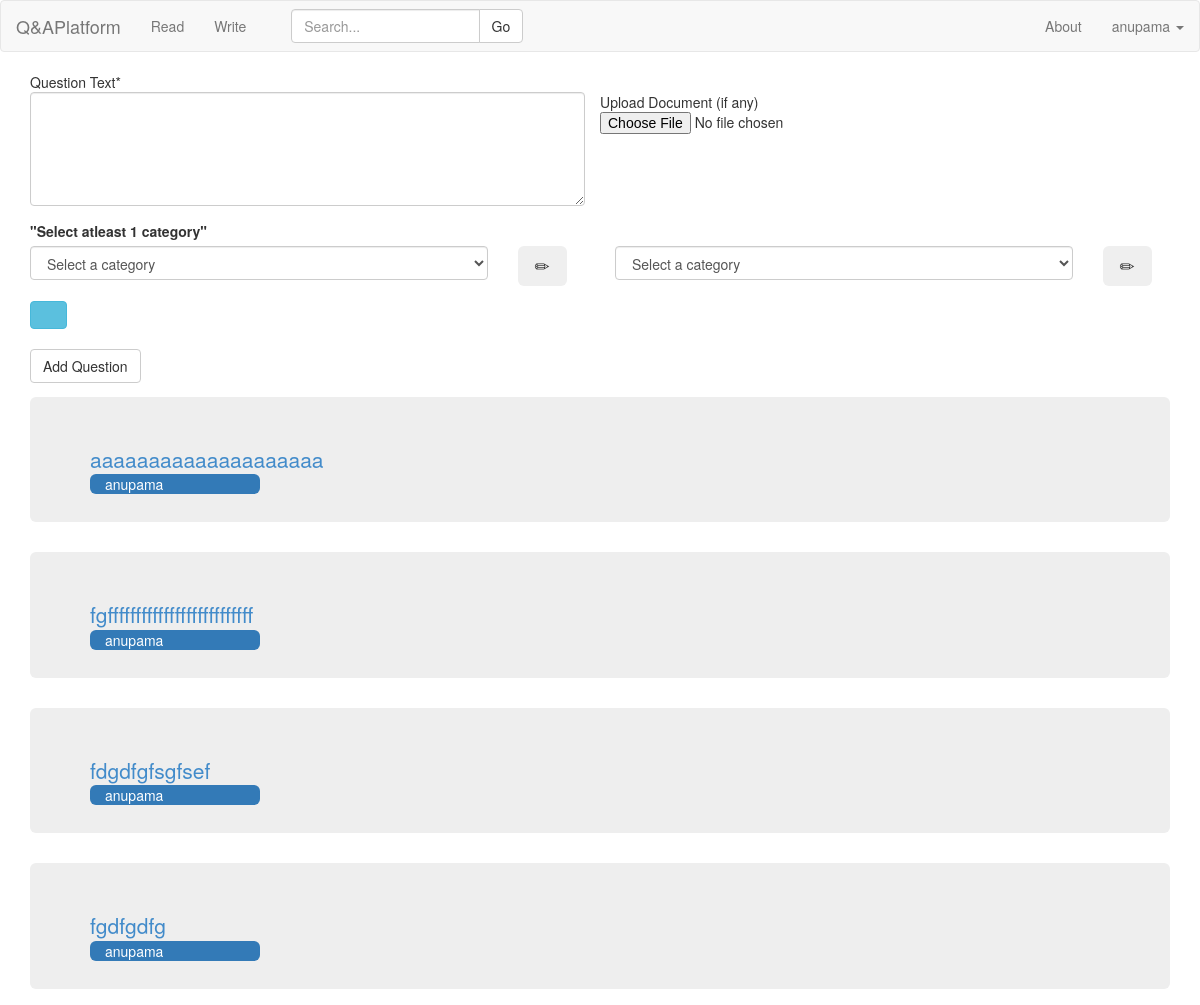
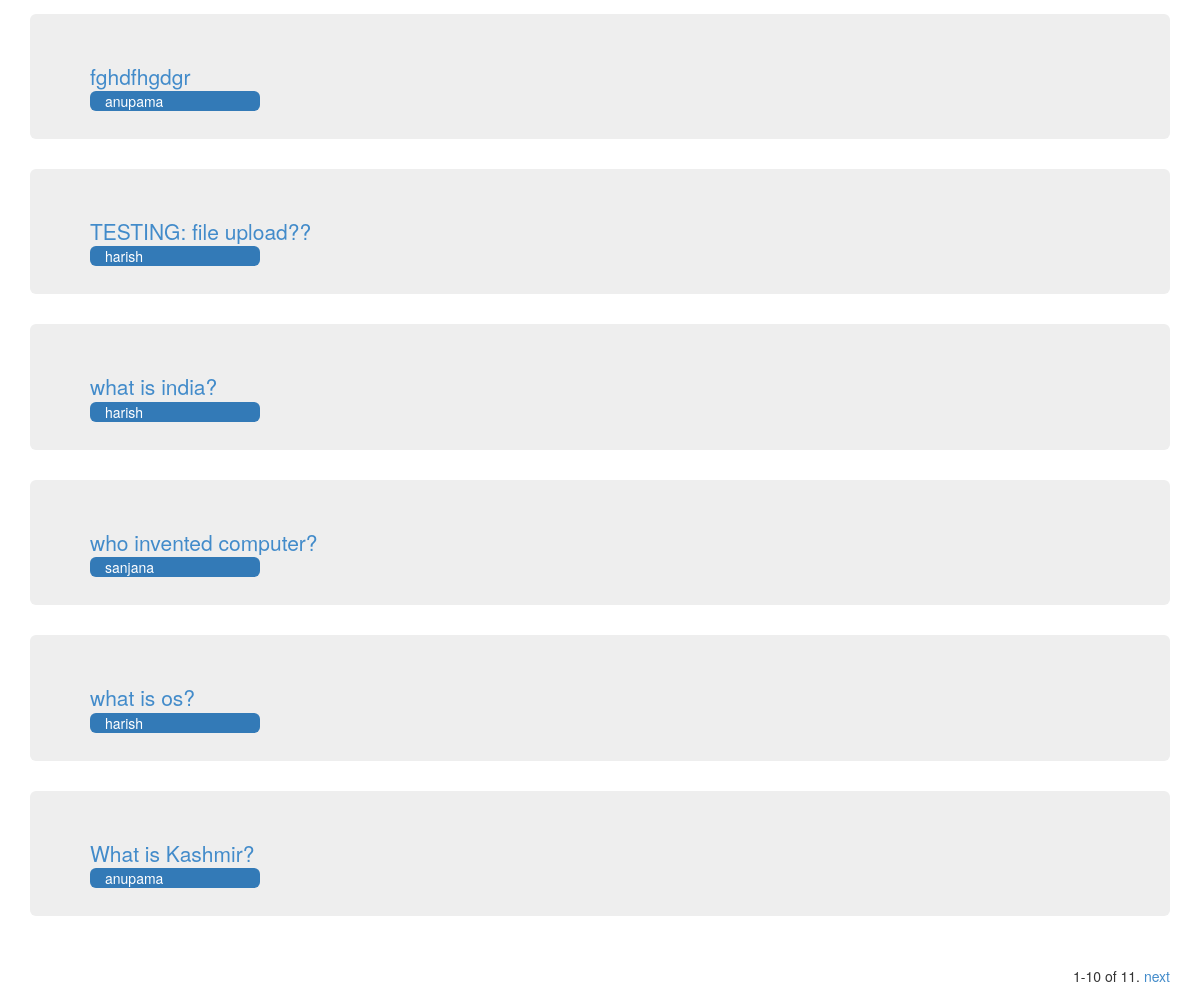
Before: /write/ (signed in) with the older database file (2 pictures, top to bottom).
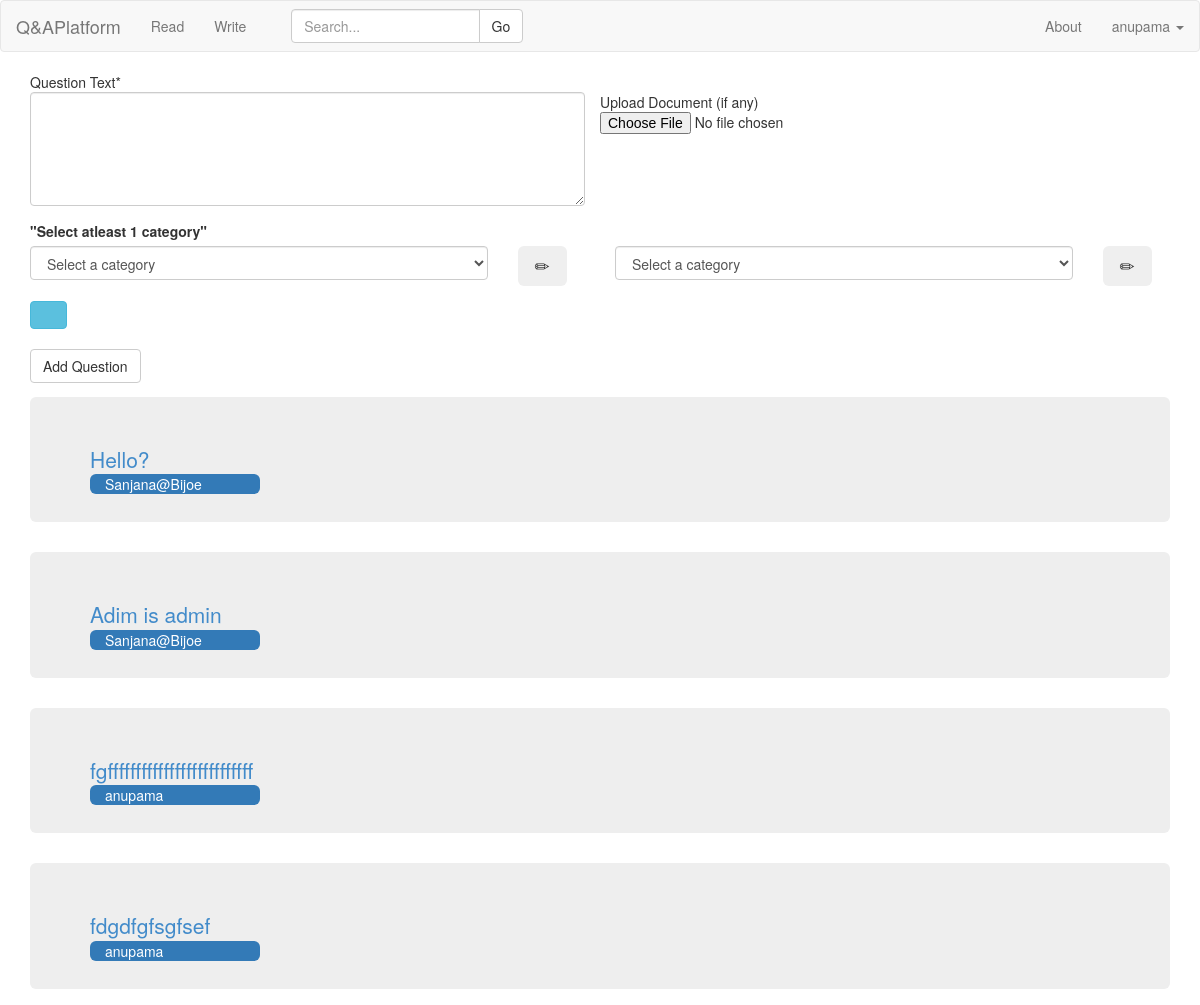
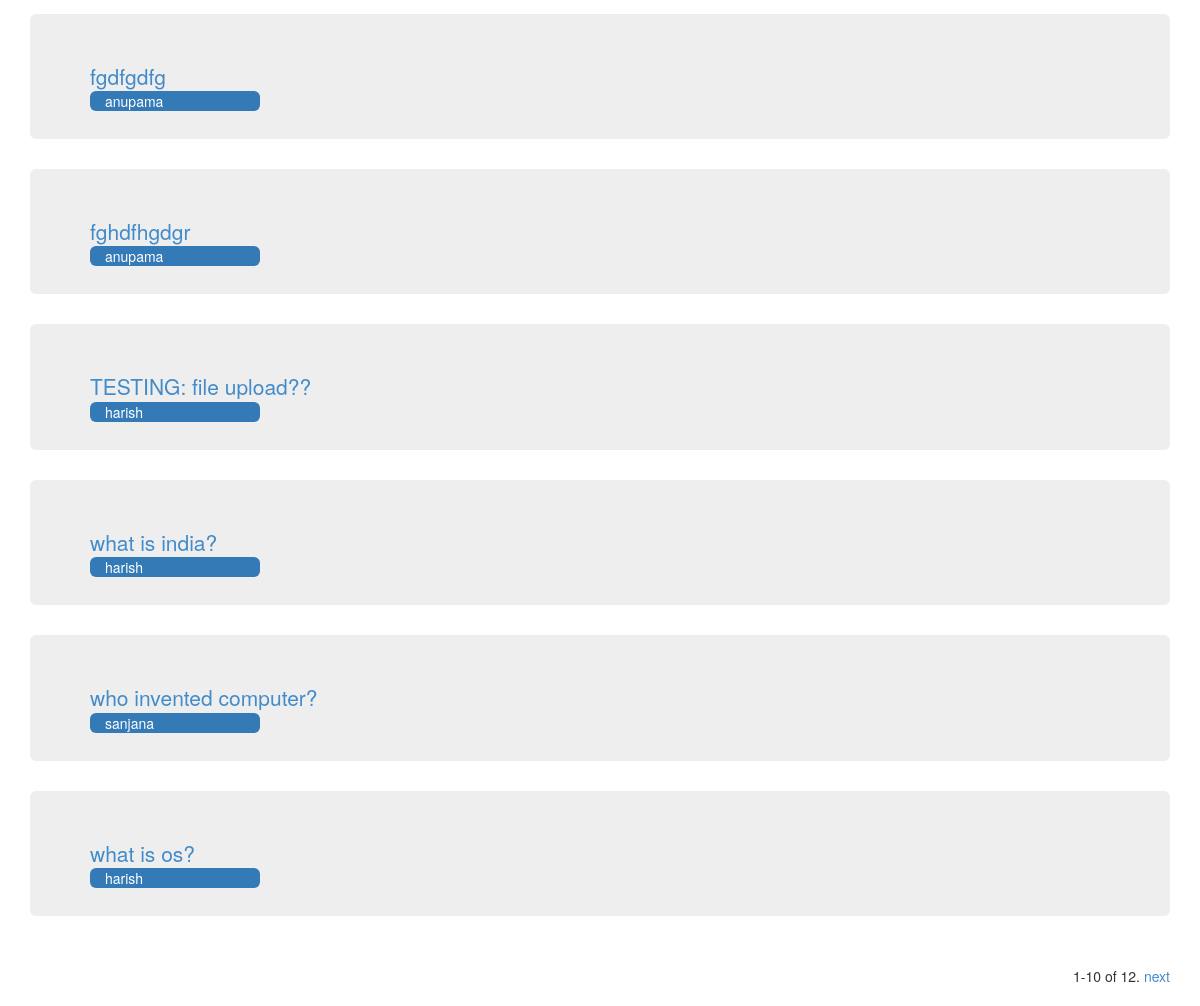
After: the same page with the newer database file (2 pictures, top to bottom).
### QA/models.py (models this page shows, shortened)
class Question(models.Model):
	question_text = models.TextField(blank=False,null=True)
	follow = models.IntegerField(default=0)
	author = models.ForeignKey(Customuser)
	upload = models.FileField(upload_to='uploads/%Y/%m/%d/',blank=True,null=True) #if null is true then NULL is set if no value
	timestamp = models.DateTimeField(auto_now_add=True, auto_now=False)# but in forms, set blank=True,form can be left.
	updated = models.DateTimeField(auto_now_add=False, auto_now=True)
	category1 = models.ForeignKey(Categories,blank=True,null=True,related_name='category1')
	category2 = models.ForeignKey(Categories,blank=True,null=True,related_name='category2')
	category3 = models.ForeignKey(Categories,blank=True,null=True,related_name='category3')
	category4 = models.ForeignKey(Categories,blank=True,null=True,related_name='category4')
	class Meta:
		ordering = ['follow','-timestamp']

### QA/views.py (the view)
# urls.py: url(r'^write/$',QA.views.listquestions, name='write'),
@login_required
def listquestions(request):
	if request.user.is_superuser:
		return HttpResponseRedirect('/accounts/login')
	category_object = []
	if request.method == 'POST':
		print request.POST
		if request.POST.get("submit","") == "Create Category":
			category = request.POST.get("newcategory","")
			if not Categories.objects.filter(categories = category).exists():
				Categories(categories = category).save()
				category = Categories.objects.get(categories = category)
				return JsonResponse({"category":category.categories,"cid":category.pk}, content_type ="application/json")
			else:
				category = 0
				return HttpResponse({category}, content_type ="application/text")
		form = add_Question_Form(request.POST,request.FILES,)
		category1 = request.POST.get("category1","") ## Dangerous
		category2 = request.POST.get("category2","")
		category3 = request.POST.get("category3","")
		category4 = request.POST.get("category4","")
		for i in {category1,category2,category3,category4}:
			if Categories.objects.filter(categories = i).exists():
				category_object.append(Categories.objects.get(categories = i))
			else:
				C = Categories(categories = i).save()
				category_object.append(C)
		category_object.append(None)
		category_object.append(None)
		category_object.append(None)
		category_object.append(None)
		category_object.append(None)
		form.category1 = category_object[0]
		form.category2 = category_object[1]
		form.category3 = category_object[2]
		form.category4 = category_object[3]
		form.category5 = category_object[4]
		print "the form validity",form.is_valid
		if form.is_valid():
			f = form.save(commit=False)
			f.author=Customuser.objects.get(username=request.user.username)
			f.save()
		return HttpResponseRedirect('/write')
	else:
		form = add_Question_Form()
	qn_list = Question.objects.all()
	qn_count = Question.objects.all().count()
	c = Categories.objects.all()  #change
	MaxQns = 10
	paginator = Paginator(qn_list, MaxQns) # Show MaxQns contacts per page
	page = request.GET.get('page')
	try:
		qns = paginator.page(page)
	except PageNotAnInteger:
		qns = paginator.page(1)
	except EmptyPage:
		qns = paginator.page(paginator.num_pages)
	n1 = (qns.number-1)*MaxQns + 1
	n2 = qns.number*MaxQns
	if n2 > qn_count:
		n2 = qn_count
	context = {
		"list":qns,
		"form":form,
		"categorylist":c,
		"qn_count":qn_count,
		"n1":n1,"n2":n2,
	}
	return render(request,"write.html",context)

### QA/forms.py (shortened to what this page needs)
class add_Question_Form(forms.ModelForm): # just a regular form
    question_text = forms.CharField(label=_("question_text"),
        widget=forms.Textarea({'cols': '40', 'rows': '5'}))
    class Meta:
        model = Question
        fields = ['question_text',  'upload',
        'category1','category2',
        'category3','category4']

### QA/models.py (called while the page is built)
	def __unicode__(self):
		return self.categories

	def __str__(self):
		return self.username

### broadcasts/context_processors.py (called while the page is built)
def broadcast_message(request):
    return {"broadcast_message": BroadcastMessage.objects.latest()}

### broadcasts/managers.py (called while the page is built)
    def active(self):
        return super(BroadcastManager, self).filter(is_published=True)

    def current(self):
        return self.active().filter(end_time__gte=datetime.now()).filter(
            Q(Q(start_time__lte=datetime.now()) | Q(start_time=None)))

    def latest(self):
        try:
            return self.current().order_by("end_time")[0]
        except IndexError:
            return None

### QA/templates/write.html (shortened to what this page needs)
{% extends 'base.html' %}
{% load crispy_forms_tags %}
{% block form_question %}
<div class="container ">
<form method='POST' enctype="multipart/form-data" action=''>
	<div class='row'>
	<div id='qtext' class='form-group col-md-6'>
		Question Text*
		<textarea class="textarea form-control" cols="40" id="id_question_text" name="question_text" rows="5"></textarea>
	</div>
	<br>
	<div>
		Upload Document (if any)
		<input class="clearablefileinput" id="id_upload" name="upload" type="file">
	</div>
    </div>
	<label>"Select atleast 1 category"</label>
	<div class='row'>
	<div class='form-group col-md-5' align="left">
		<select class="select form-control" id="id_category1" name="category1">
			<option value="0" selected="selected">Select a category</option>
		</select>
	</div>
	<div class='form-group col-md-1'>
		<button type="button" class="btn btn-lg" data-toggle="modal" data-target=".bs-example-modal-sm">
		<span class="glyphicon glyphicon-pencil" aria-hidden="true"></span>
	</button>
	</div>
	<div class='form-group col-md-5' align="left">
		<select class="select form-control" id="id_category2"  name="category2">
			<option value="" selected="selected">Select a category</option>
		</select>
	</div>
	<div class='form-group col-md-1'>
		<button type="button" class="btn btn-lg" data-toggle="modal" data-target=".bs-example-modal-sm">
		<span class="glyphicon glyphicon-pencil" aria-hidden="true"></span>
	</button>
	</div>
	</div>
<button type="button" class="btn btn-info" data-toggle="collapse" data-target="#default-hidden-row">
<span class="glyphicon glyphicon-chevron-down" aria-hidden="true"></span>
</button>
<br><br>
<input class='btn btn-default' type='submit' value='Add Question'/>
</form>
</div>
{% endblock %}
{% block question_container %}
{% for i in list %}
<div class="container">
	<div class="jumbotron">
		<a class="lead" href="{{i.pk}}">{{i.question_text}}<br></a>
		<div class="col-xs-2 col-sm-2 bg-primary img-rounded">
	    {{i.author}}
	    </div>
	</div>
</div>
{% endfor %}
{% endblock %}
{% block read_container %}
<div class="container text-right">
<div class="pagination">
    <span class="step-links">
        <span class="current">
            {{ n1 }}-{{ n2 }} of {{ qn_count }}.
        </span>
        {% if list.has_next %}
            <a href="?page={{ list.next_page_number }}">next</a>
        {% endif %}
    </span>
</div>
</div>
{% endblock %}

Changed rows visible on the page:
removed Question: question_text "aaaaaaaaaaaaaaaaaaaa", author "anupama"
no longer on this page (row unchanged): Question: question_text "What is Kashmir?", author "anupama"
added Question: question_text "Hello?", author "Sanjana@Bijoe"
added Question: question_text "Adim is admin", author "Sanjana@Bijoe"
Other visible differences:
{{ qn_count }}: "11" → "12"
